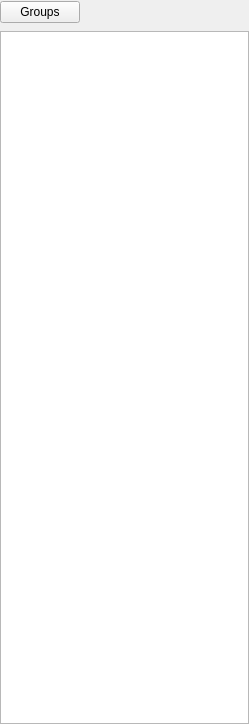
<?xml version="1.0" encoding="UTF-8"?>
<ui version="4.0">
 <class>GroupListWidget</class>
 <widget class="QWidget" name="GroupListWidget">
  <property name="geometry">
   <rect>
    <x>0</x>
    <y>0</y>
    <width>249</width>
    <height>724</height>
   </rect>
  </property>
  <property name="windowTitle">
   <string notr="true"/>
  </property>
  <layout class="QVBoxLayout" name="verticalLayout">
   <property name="leftMargin">
    <number>0</number>
   </property>
   <property name="topMargin">
    <number>0</number>
   </property>
   <property name="rightMargin">
    <number>0</number>
   </property>
   <property name="bottomMargin">
    <number>0</number>
   </property>
   <item>
    <layout class="QHBoxLayout" name="horizontalLayout_3">
     <item>
      <widget class="QPushButton" name="buttonGroups">
       <property name="contextMenuPolicy">
        <enum>Qt::DefaultContextMenu</enum>
       </property>
       <property name="text">
        <string>Groups</string>
       </property>
      </widget>
     </item>
     <item>
      <spacer name="horizontalSpacer_2">
       <property name="orientation">
        <enum>Qt::Horizontal</enum>
       </property>
       <property name="sizeHint" stdset="0">
        <size>
         <width>145</width>
         <height>25</height>
        </size>
       </property>
      </spacer>
     </item>
    </layout>
   </item>
   <item>
    <widget class="QListView" name="listGroup">
     <property name="acceptDrops">
      <bool>true</bool>
     </property>
     <property name="showDropIndicator" stdset="0">
      <bool>true</bool>
     </property>
     <property name="dragEnabled">
      <bool>true</bool>
     </property>
     <property name="dragDropOverwriteMode">
      <bool>false</bool>
     </property>
     <property name="dragDropMode">
      <enum>QAbstractItemView::InternalMove</enum>
     </property>
     <property name="defaultDropAction">
      <enum>Qt::MoveAction</enum>
     </property>
     <property name="movement">
      <enum>QListView::Snap</enum>
     </property>
    </widget>
   </item>
  </layout>
  <action name="actionNewGroup">
   <property name="text">
    <string>&amp;New</string>
   </property>
   <property name="toolTip">
    <string>New</string>
   </property>
  </action>
  <action name="actionDeleteGroup">
   <property name="text">
    <string>&amp;Delete</string>
   </property>
   <property name="toolTip">
    <string>Delete</string>
   </property>
  </action>
  <action name="actionEditGroup">
   <property name="text">
    <string>&amp;Edit</string>
   </property>
  </action>
 </widget>
 <resources/>
 <connections>
  <connection>
   <sender>actionDeleteGroup</sender>
   <signal>triggered()</signal>
   <receiver>GroupListWidget</receiver>
   <slot>onActionDeleteGroup()</slot>
   <hints>
    <hint type="sourcelabel">
     <x>-1</x>
     <y>-1</y>
    </hint>
    <hint type="destinationlabel">
     <x>103</x>
     <y>361</y>
    </hint>
   </hints>
  </connection>
  <connection>
   <sender>actionNewGroup</sender>
   <signal>triggered()</signal>
   <receiver>GroupListWidget</receiver>
   <slot>onActionNewGroup()</slot>
   <hints>
    <hint type="sourcelabel">
     <x>-1</x>
     <y>-1</y>
    </hint>
    <hint type="destinationlabel">
     <x>103</x>
     <y>361</y>
    </hint>
   </hints>
  </connection>
  <connection>
   <sender>actionEditGroup</sender>
   <signal>triggered()</signal>
   <receiver>GroupListWidget</receiver>
   <slot>onActionEditGroup()</slot>
   <hints>
    <hint type="sourcelabel">
     <x>-1</x>
     <y>-1</y>
    </hint>
    <hint type="destinationlabel">
     <x>103</x>
     <y>361</y>
    </hint>
   </hints>
  </connection>
  <connection>
   <sender>listGroup</sender>
   <signal>doubleClicked(QModelIndex)</signal>
   <receiver>GroupListWidget</receiver>
   <slot>onActionEditGroup()</slot>
   <hints>
    <hint type="sourcelabel">
     <x>103</x>
     <y>378</y>
    </hint>
    <hint type="destinationlabel">
     <x>103</x>
     <y>361</y>
    </hint>
   </hints>
  </connection>
 </connections>
 <slots>
  <slot>onActionNewGroup()</slot>
  <slot>onActionDeleteGroup()</slot>
  <slot>onActionEditGroup()</slot>
 </slots>
</ui>
